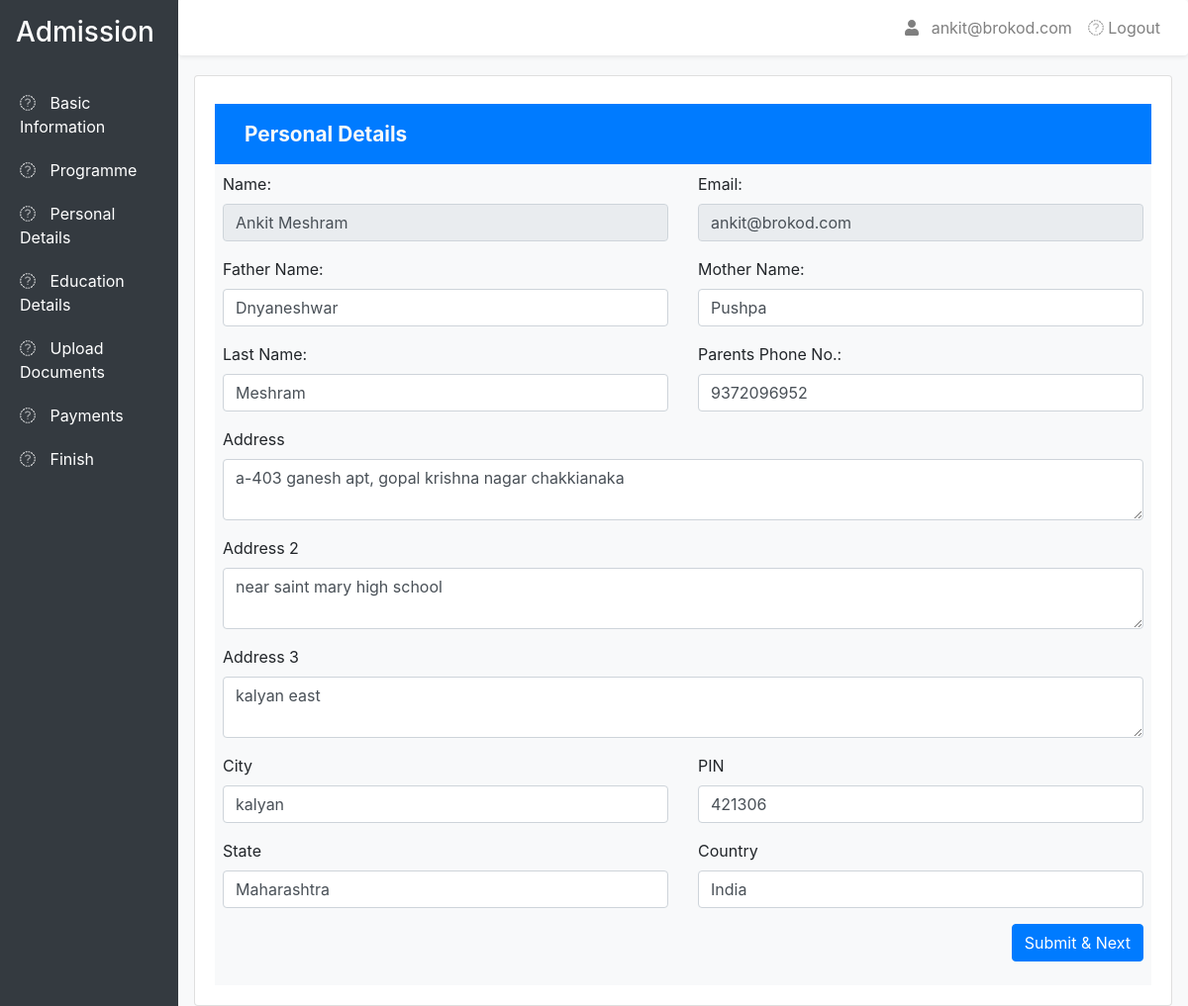
The app's page /admission/personal-details.php (signed in) with its own data.
### tables this page shows
CREATE TABLE IF NOT EXISTS `users` (
  `id` int NOT NULL AUTO_INCREMENT,
  `name` varchar(255) NOT NULL,
  `email` varchar(255) NOT NULL,
  `phone` varchar(255) NOT NULL,
  `phone2` varchar(255) DEFAULT NULL,
  `password` varchar(255) NOT NULL,
  `rand` int NOT NULL,
  `active` int NOT NULL,
  `role` int NOT NULL DEFAULT '2',
  `created_at` timestamp NOT NULL,
  `updated_at` timestamp NOT NULL,
  PRIMARY KEY (`id`)
);

CREATE TABLE IF NOT EXISTS `personal_details` (
  `id` int NOT NULL AUTO_INCREMENT,
  `u_id` int NOT NULL,
  `email` varchar(255) NOT NULL,
  `fname` varchar(255) NOT NULL,
  `mname` varchar(255) NOT NULL,
  `lname` varchar(255) NOT NULL,
  `pphone` varchar(55) NOT NULL,
  `add_1` text NOT NULL,
  `add_2` text NOT NULL,
  `add_3` text NOT NULL,
  `city` varchar(255) NOT NULL,
  `pin_code` varchar(10) NOT NULL,
  `state` varchar(255) NOT NULL,
  `country` varchar(255) NOT NULL,
  `created_at` timestamp NOT NULL,
  `updated_at` timestamp NOT NULL,
  PRIMARY KEY (`id`)
);

### resources/functions.php (called while the page is built, shortened)
<?php
function query($sql)
{
    global $connection;
    return mysqli_query($connection, $sql);
}
function fetch_array($result)
{
    return mysqli_fetch_array($result);
}

### public/admission/personal-details.php (the view, shortened to what this page needs)
<?php include "includes/head.php";
$eemail = $_SESSION['email'];
$select_query = query("SELECT * FROM personal_details WHERE email = '{$eemail}' ");
if (mysqli_num_rows($select_query) > 0) {
    while ($row = fetch_array($select_query)) {
        $email = $row['email'];
        $fname = $row['fname'];
        $mname = $row['mname'];
        $lname = $row['lname'];
        $pphone = $row['pphone'];
        $add_1 = $row['add_1'];
        $add_2 = $row['add_2'];
        $add_3 = $row['add_3'];
        $city = $row['city'];
        $pin_code = $row['pin_code'];
        $state = $row['state'];
        $country = $row['country'];
    }
}
$select_query = query("SELECT * FROM users WHERE email = '{$eemail}' ");
if (mysqli_num_rows($select_query) > 0) {
    while ($row = fetch_array($select_query)) {
        $name = $row['name'];
        $email = $row['email'];
    }
}
?>
<div class="container-fluid gs-cont">
    <div class="gs-container">
        <?php include "includes/sidebar.php"; ?>
        <div class="gs-body gs-col container-fluid bg-light" id="gs-body">
            <?php include "includes/nav.php"; ?>
            <div class="gs-content card m-3 p-3">
                <div class="row pt-2 ad-head">
                    <div class="col m-1">
                        <div class="bg-primary text-light  head">Personal Details </div>
                        <div class="bg-light p-2 container-fluid">
                            <div class="row">
                                <div class="col-sm-6 col-xs-12">
                                    <form action="" method="post">
                                        <div class=" form-group">
                                            <label for="">
                                                Name:
                                            </label>
                                            <input type="text" name="name" class="form-control" placeholder="Enter Your Name" value="<?php echo $name; ?>" disabled>
                                        </div>
                                </div>
                                <div class="col-sm-6 col-xs-12">
                                    <form action="" method="post">
                                        <div class=" form-group">
                                            <label for="">
                                                Email:
                                            </label>
                                            <input type="email" class="form-control" placeholder="Enter Your Email" value="<?php echo $email; ?>" disabled>
                                        </div>
                                </div>
                                <div class="col-sm-6 col-xs-12">
                                    <div class=" form-group">
                                        <label for="">
                                            Father Name:
                                        </label>
                                        <input type="text" name="fname" class="form-control" placeholder="Enter Your Father Name" value="<?php echo $fname; ?>">
                                    </div>
                                </div>
                                <div class="col-sm-6 col-xs-12">
                                    <div class=" form-group">
                                        <label for="">
                                            Mother Name:
                                        </label>
                                        <input type="text" name="mname" class="form-control" placeholder="Enter Your Mother Name" value="<?php echo $mname; ?>">
                                    </div>
                                </div>
                                <div class="col-sm-6 col-xs-12">
                                    <div class=" form-group">
                                        <label for="">
                                            Last Name:
                                        </label>
                                        <input type="text" name="lname" class="form-control" placeholder="Enter Your Father Name" value="<?php echo $lname; ?>">
                                    </div>
                                </div>
                                <div class="col-sm-6 col-xs-12">
                                    <div class=" form-group">
                                        <label for="">
                                            Parents Phone No.:
                                        </label>
                                        <input type="text" name="pphone" class="form-control" placeholder="Enter Your Parent Phone No." value="<?php echo $pphone; ?>">
                                    </div>
                                </div>
                                <div class="col-12">
                                    <div class=" form-group">
                                        <label for="">
                                            Address
                                        </label>
                                        <textarea name="add" id="" class="form-control"><?php echo $add_1; ?></textarea>
                                    </div>
                                </div>
                                <div class="col-12">
                                    <div class=" form-group">
                                        <label for="">
                                            Address 2
                                        </label>
                                        <textarea name="add2" id="" class="form-control"><?php echo $add_2; ?></textarea>
                                    </div>
                                </div>
                                <div class="col-12">
                                    <div class=" form-group">
                                        <label for="">
                                            Address 3
                                        </label>
                                        <textarea name="add3" id="" class="form-control"><?php echo $add_3; ?></textarea>
                                    </div>
                                </div>
                                <div class="col-sm-6 col-xs-12">
                                    <div class=" form-group">
                                        <label for="">
                                            City
                                        </label>
                                        <input type="text" name="city" class="form-control" placeholder="Enter Your City" value="<?php echo $city; ?>">
                                    </div>
                                </div>
                                <div class="col-sm-6 col-xs-12">
                                    <div class=" form-group">
                                        <label for="">
                                            PIN
                                        </label>
                                        <input type="text" name="pin" class="form-control" placeholder="Enter Your Pin" value="<?php echo $pin_code; ?>">
                                    </div>
                                </div>
                                <div class="col-sm-6 col-xs-12">
                                    <div class=" form-group">
                                        <label for="">
                                            State
                                        </label>
                                        <input type="text" name="state" class="form-control" placeholder="Enter Your State" value="<?php echo $state; ?>">
                                    </div>
                                </div>
                                <div class="col-sm-6 col-xs-12">
                                    <div class=" form-group">
                                        <label for="">
                                            Country
                                        </label>
                                        <input type="text" name="country" class="form-control" placeholder="Enter Your Country" value="<?php echo $country; ?>">
                                    </div>
                                </div>
                                <div class="col-12 text-right">
                                    <div class=" form-group">
                                        <button type="submit" class="btn btn-primary" name="personal_info_submit">Submit & Next</button>
                                    </div>
                                </div>
                            </div>
                        </div>
                    </div>
                </div>
            </div>
        </div>
    </div>
</div>
<?php include "includes/footer.php"; ?>

### public/css/style.css (style rules this page uses)
* { scroll-behavior: smooth; }
body { padding: 0; margin: 0; scroll-behavior: smooth; }
.gs-cont { padding: 0; }
.gs-container .gs-col { float: left; }
.gs-container #gs-body { width: 85%; padding-right: 0; padding-left: 0; height: 100vh; overflow-y: scroll; }
.gs-body .gs-content { top: 60px; margin-bottom: 70px; }
.ad-head .head { font-size: 1.3rem; font-weight: 700; padding: 15px 30px; }

### records on screen
users: name "Ankit Meshram", email "ankit@brokod.com"
personal_details: fname "Dnyaneshwar", mname "Pushpa", lname "Meshram", pphone "9372096952", add "a-403 ganesh apt, gopal krishna nagar chakkianaka", add2 "near saint mary high school", add3 "kalyan east", city "kalyan", pin "421306", state "Maharashtra", country "India"

### other values on screen
$_SESSION['email'] "ankit@brokod.com"
